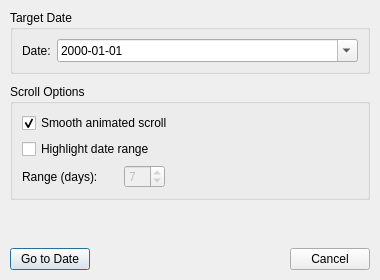
<?xml version="1.0" encoding="UTF-8"?>
<ui version="4.0">
 <class>ScrollToDateDialog</class>
 <widget class="QDialog" name="ScrollToDateDialog">
  <property name="geometry">
   <rect>
    <x>0</x>
    <y>0</y>
    <width>380</width>
    <height>280</height>
   </rect>
  </property>
  <property name="minimumSize">
   <size>
    <width>380</width>
    <height>280</height>
   </size>
  </property>
  <property name="windowTitle">
   <string>Go to Date</string>
  </property>
  <property name="modal">
   <bool>true</bool>
  </property>
  <layout class="QVBoxLayout" name="verticalLayout">
   <property name="spacing">
    <number>10</number>
   </property>
   <property name="leftMargin">
    <number>10</number>
   </property>
   <property name="topMargin">
    <number>10</number>
   </property>
   <property name="rightMargin">
    <number>10</number>
   </property>
   <property name="bottomMargin">
    <number>10</number>
   </property>
   <item>
    <widget class="QGroupBox" name="dateGroupBox">
     <property name="title">
      <string>Target Date</string>
     </property>
     <layout class="QFormLayout" name="formLayout">
      <item row="0" column="0">
       <widget class="QLabel" name="dateLabel">
        <property name="text">
         <string>Date:</string>
        </property>
       </widget>
      </item>
      <item row="0" column="1">
       <widget class="QDateEdit" name="dateEdit">
        <property name="displayFormat">
         <string>yyyy-MM-dd</string>
        </property>
        <property name="calendarPopup">
         <bool>true</bool>
        </property>
       </widget>
      </item>
     </layout>
    </widget>
   </item>
   <item>
    <widget class="QGroupBox" name="optionsGroupBox">
     <property name="title">
      <string>Scroll Options</string>
     </property>
     <layout class="QVBoxLayout" name="verticalLayout_2">
      <item>
       <widget class="QCheckBox" name="animateCheckbox">
        <property name="text">
         <string>Smooth animated scroll</string>
        </property>
        <property name="checked">
         <bool>true</bool>
        </property>
       </widget>
      </item>
      <item>
       <widget class="QCheckBox" name="highlightCheckbox">
        <property name="text">
         <string>Highlight date range</string>
        </property>
       </widget>
      </item>
      <item>
       <layout class="QHBoxLayout" name="horizontalLayout">
        <item>
         <widget class="QLabel" name="rangeLabel">
          <property name="text">
           <string>Range (days):</string>
          </property>
         </widget>
        </item>
        <item>
         <spacer name="horizontalSpacer_3">
          <property name="orientation">
           <enum>Qt::Orientation::Horizontal</enum>
          </property>
          <property name="sizeType">
           <enum>QSizePolicy::Policy::Fixed</enum>
          </property>
          <property name="sizeHint" stdset="0">
           <size>
            <width>20</width>
            <height>20</height>
           </size>
          </property>
         </spacer>
        </item>
        <item>
         <widget class="QSpinBox" name="highlightRangeSpinner">
          <property name="enabled">
           <bool>false</bool>
          </property>
          <property name="minimum">
           <number>1</number>
          </property>
          <property name="maximum">
           <number>30</number>
          </property>
          <property name="value">
           <number>7</number>
          </property>
         </widget>
        </item>
        <item>
         <spacer name="horizontalSpacer_4">
          <property name="orientation">
           <enum>Qt::Orientation::Horizontal</enum>
          </property>
          <property name="sizeHint" stdset="0">
           <size>
            <width>40</width>
            <height>20</height>
           </size>
          </property>
         </spacer>
        </item>
       </layout>
      </item>
     </layout>
    </widget>
   </item>
   <item>
    <spacer name="verticalSpacer">
     <property name="orientation">
      <enum>Qt::Orientation::Vertical</enum>
     </property>
     <property name="sizeHint" stdset="0">
      <size>
       <width>20</width>
       <height>40</height>
      </size>
     </property>
    </spacer>
   </item>
   <item>
    <layout class="QHBoxLayout" name="horizontalLayout_2">
     <item>
      <widget class="QPushButton" name="goButton">
       <property name="text">
        <string>Go to Date</string>
       </property>
       <property name="default">
        <bool>true</bool>
       </property>
      </widget>
     </item>
     <item>
      <spacer name="horizontalSpacer">
       <property name="orientation">
        <enum>Qt::Orientation::Horizontal</enum>
       </property>
       <property name="sizeHint" stdset="0">
        <size>
         <width>40</width>
         <height>20</height>
        </size>
       </property>
      </spacer>
     </item>
     <item>
      <widget class="QPushButton" name="cancelButton">
       <property name="text">
        <string>Cancel</string>
       </property>
      </widget>
     </item>
    </layout>
   </item>
  </layout>
 </widget>
 <tabstops>
  <tabstop>dateEdit</tabstop>
  <tabstop>animateCheckbox</tabstop>
  <tabstop>highlightCheckbox</tabstop>
  <tabstop>highlightRangeSpinner</tabstop>
  <tabstop>goButton</tabstop>
  <tabstop>cancelButton</tabstop>
 </tabstops>
 <resources/>
 <connections/>
</ui>
